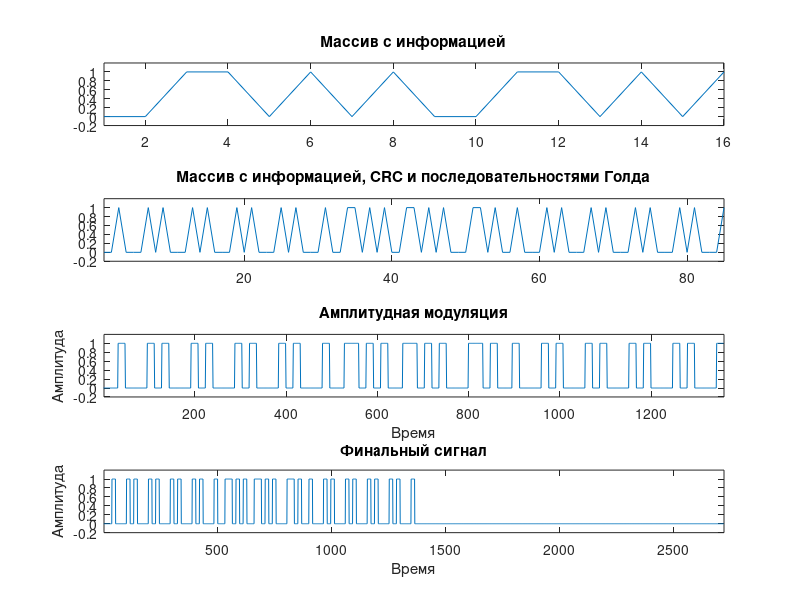
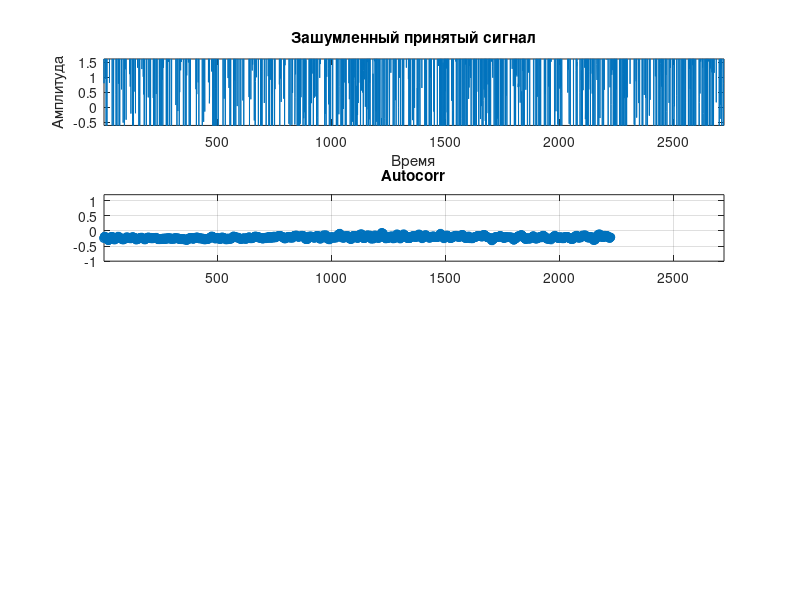

These figures' MATLAB source, in order: (Note: this script raises an error after producing the figures.)
%%%%%%%%%%%%%%%%%%%%%%%%%%%%%%%%%%%%%%%%%%%%%%%%%%%%%%%%%%%%
%Сформируйте битовую последовательность, состоящую из L
%битов, кодирующих ваши имя и фамилию латинице ASCII-символов.
%Результат: массив нулей и единиц с данными и разработанный ASCII-кодер.
% Визуализируйте последовательность на графике.

% Задание имени и фамилии
% Ввод имени и фамилии с клавиатуры
name = input('Введите имя: ', 's');
surname = input('Введите фамилию: ', 's');
full_name = strcat(name, surname);
% Преобразование символов в числовые коды ASCII
full_name_ascii = double(full_name);

% Преобразование числовых кодов в бинарные последовательности
full_name_binary = de2bi(full_name_ascii, 8, 'left-msb'); %8 бит для каждой буквы
full_name_binary = reshape(full_name_binary.', 1, []);
figure;
subplot(4,1,1);
plot(full_name_binary);
title('Массив с информацией');
xlim([1, length(full_name_binary)]);
ylim([-0.2, 1.2]);
%%%%%%%%%%%%%%%%%%%%%%%%%%%%%%%%%%%%%%%%%%%%%%%%%%%%%%%%%%%%%%%
%Вычислите CRC длиной M бит для данной последовательности,
%используя входные данные для своего варианта из работы №5 и добавьте к
%битовой последовательности. Результат: CRC-генератор и выведенный в
%терминал CRC
original_massive = full_name_binary;
CRC_LENGTH = 7;
PACKET_LENGTH = length(full_name_binary);
generator = [1, 1, 1, 0, 1, 1, 1, 1]; % порождающий полином G для делителя: 11101111
rng('shuffle');

% Добавление нулей для вычисления CRC
for i = PACKET_LENGTH+1:PACKET_LENGTH+CRC_LENGTH
    full_name_binary(i) = 0;
end

% Вычисление CRC
for i = 1:PACKET_LENGTH
    if full_name_binary(i) == 1
        for j = 1:CRC_LENGTH+1
            full_name_binary(i+j-1) = xor(full_name_binary(i+j-1), generator(j));
        end
    end
end
% Вывод полученного значения CRC
fprintf('Значение CRC: ');
for i = PACKET_LENGTH+1:PACKET_LENGTH+CRC_LENGTH
    fprintf('%d', full_name_binary(i));
    original_massive(i)=full_name_binary(i);
end
fprintf('\n');
%%%%%%%%%%%%%%%%%%%%%%%%%%%%%%%%%%%%%%%%%%%%%%%%%%%%%%%%%%%%%%%%%%%
%Для этого
%перед отправкой полученной последовательности добавьте
%последовательность Голда, которую вы реализовывали в работе №4, длиной
%G-бит.

x = [0, 0, 0, 1, 1]; %3
y = [0, 1, 0, 1, 0]; %10
randmass = zeros(1, 31);
for i = 1:31 %послед Голда
    xlast = 0;
    ylast = 0;
    if x(1) ~= x(3)
        xlast = 1;
    end
    if y(2) ~= y(4)
        ylast = 1;
    end
    for j = 5:-1:2
        x(j) = x(j-1);
        y(j) = y(j-1);
    end
    x(1) = xlast;
    y(1) = ylast;
    vivod = 0;
    if x(5) ~= y(5)
        vivod = 1;
    end
    randmass(i) = vivod;
end
%%%%%%%%%%%%%%%%%%%%%%%%%%%%%%%%%%%%%%%%%%%%%%%%%%%%%%%%%%%%%%%%%%%%%
GOLD_LENGTH=length(randmass); %gold
final_massive=zeros(1, length(GOLD_LENGTH)+length(GOLD_LENGTH)+length(original_massive));
for i = 1:GOLD_LENGTH
    final_massive(i)=randmass(i);
end
for i = GOLD_LENGTH+1:GOLD_LENGTH+PACKET_LENGTH+CRC_LENGTH
    final_massive(i)=original_massive(i-GOLD_LENGTH);
end
for i = GOLD_LENGTH+PACKET_LENGTH+CRC_LENGTH+1:GOLD_LENGTH*2+PACKET_LENGTH+CRC_LENGTH
    final_massive(i)=randmass(i-GOLD_LENGTH-PACKET_LENGTH-CRC_LENGTH);
end
    subplot(4,1,2);
    plot(final_massive);
    title('Массив с информацией, CRC и последовательностями Голда')
    xlim([1, length(final_massive)]);
    ylim([-0.2, 1.2]);
%%%%%%%%%%%%%%%%%%%%%%%%%%%%%%%%%%%%%%%%%%%%%%%%%%%%%%%%%%%%%%%%%%%%%
%Преобразуйте биты с данными во временные отсчеты сигналов,
%так чтобы на каждый бит приходилось N-отсчетов.

% Определение параметров
N = 16; % Количество отсчётов на бит
bits = final_massive; % биты
Tb = 1; % Продолжительность одного бита
fs = N/Tb; % Частота дискретизации
fc = fs/N; % Частота несущей

% Модуляция
t = 0:(Tb*N-1)/fs; % Временная шкала
st = zeros(1, length(bits)*N); % Инициализация массива временных отсчётов
for i = 1:length(bits)
    if bits(i) == 1
        st((i-1)*N+1:i*N) = cos(2*pi*fc*t);
    else
        st((i-1)*N+1:i*N) = 0;
    end
end

subplot(4, 1, 3);
% Визуализация
t_st = linspace(0, (length(bits)*N*Tb-1), length(st)); % Временная шкала для сигнала
plot(t_st, st);
ylim([-0.2, 1.2]);
xlim([1, length(bits)*N]);
xlabel('Время');
ylabel('Амплитуда');
title('Амплитудная модуляция');
%%%%%%%%%%%%%%%%%%%%%%%%%%%%%%%%%%%%%%%%%%%%%%%%%%%%%%%%%%%%%%%%%%%%
%Создайте нулевой массив длиной 2хNx(L+M+G). Введите с
%клавиатуры число от 0 до Nx(L+M+G) и в соответствие с введенным
%значением вставьте в него массив значений
SIGNAL_LENGTH=length(st)*2;
st2 = zeros(1, SIGNAL_LENGTH);
stuph = input('Введите число от 0 до length(st):');
for i = stuph:(stuph+length(st)-1)
    st2(i) = st(i-stuph+1);
end
t_st = linspace(0, (SIGNAL_LENGTH*Tb-1), length(st2));
subplot(4,1,4);
plot(t_st, st2);
ylim([-0.2, 1.2]);
xlim([1, SIGNAL_LENGTH]);
xlabel('Время');
ylabel('Амплитуда');
title('Финальный сигнал');

%%%%%%%%%%%%%%%%%%%%%%%%%%%%%%%%%%%%%%%%%%%%%%%%%%%%%%%%%%%%%%%%%%%%
%к ним добавились значения шумов,
%присутствовавших в канале, которые можно получить, используя нормальный
%закон распределения с μ=0 и σ – вводится с клавиатуры (float)

mu = input('Введите среднее значение шума (mu): '); % Среднее значение шума
sigma = input('Введите стандартное отклонение шума (sigma): '); % Стандартное отклонение шума
noise = normrnd(mu, sigma, 1, length(st2)); % Формирование массива с шумом

% Формирование зашумленного сигнала
noisy_signal = st2 + noise; % Поэлементное сложение информационного сигнала с шумом

% Визуализация
figure;
subplot(4,1,1);
plot(t_st, noisy_signal);
ylim([-0.6, 1.6]);
xlim([1, SIGNAL_LENGTH]);
title('Зашумленный принятый сигнал');
xlabel('Время');
ylabel('Амплитуда');
%%%%%%%%%%%%%%%%%%%%%%%%%%%%%%%%%%%%%%%%%%%%%%%%%%%%%%%%%%%%%%%
%Реализуйте функцию корреляционного приема и определите, начиная
%с какого отсчета (семпла) начинается синхросигнал в полученном
%массиве
randmass_gold = zeros(1, length(randmass)*N);
for i = 1:length(randmass)
    if randmass(i) == 1
        randmass_gold((i-1)*N+1:i*N) = 1;
    else
        randmass_gold((i-1)*N+1:i*N) = 0;
    end
end
autocorr_values = zeros(1, SIGNAL_LENGTH-length(randmass_gold));
vivodlast = zeros(1, length(randmass)*N);
k_gold_max_start=0;
k_gold_max_end=0;
for k = 1:((SIGNAL_LENGTH-length(randmass_gold))/2)
    for i = k:(k+length(randmass_gold)-1)
        if (noisy_signal(i) >= 0.7)
            vivodlast(i-k+1)=1;
        else
            vivodlast(i-k+1)=0;
        end
    end
    sumcorr = 0;
    sumuncorr = 0;
    for l = 1:length(randmass_gold)
        if randmass_gold(l) == vivodlast(l)
            sumcorr = sumcorr + 1;
        else
            sumuncorr = sumuncorr + 1;
        end
    end
    autocorr = (1/length(randmass_gold))*(sumcorr - sumuncorr);
    autocorr_values(k) = autocorr;
    if (autocorr >= 0.80)
        k_gold = autocorr;
        if (k_gold>k_gold_max_start)
            k_gold_max_start=k_gold;
            k_corr_start = k;
        end
    end
end
for k = ((SIGNAL_LENGTH-length(randmass_gold))/2):(SIGNAL_LENGTH-length(randmass_gold))
    for i = k:(k+length(randmass_gold)-1)
        if (noisy_signal(i) >= 0.7)
            vivodlast(i-k+1)=1;
        else
            vivodlast(i-k+1)=0;
        end
    end
    sumcorr = 0;
    sumuncorr = 0;
    for l = 1:length(randmass_gold)
        if randmass_gold(l) == vivodlast(l)
            sumcorr = sumcorr + 1;
        else
            sumuncorr = sumuncorr + 1;
        end
    end
    autocorr = (1/length(randmass_gold))*(sumcorr - sumuncorr);
    autocorr_values(k) = autocorr;
    if (autocorr >= 0.80)
        k_gold = autocorr;
        if (k_gold>k_gold_max_end)
            k_gold_max_end=k_gold;
            k_corr_end = k;
        end
    end
end
subplot(4, 1, 2);
shifts = 1:(SIGNAL_LENGTH-length(randmass_gold));
plot(shifts-1, autocorr_values, 'o-');
ylim([-1, 1.2]);
xlim([1, SIGNAL_LENGTH]);
title("Autocorr");
grid on;
%%%%%%%%%%%%%%%%%%%%%%%%%%%%%%%%%%%%%%%%%%%%%%%%%%%%%%%%%%%%
%удалите лишние биты до этого массива, выведите значение
%в терминал
get_signal_massive = zeros(1, (k_corr_end-k_corr_start));
for i = k_corr_start+1:k_corr_end
    get_signal_massive(i-k_corr_start) = noisy_signal(i);
end
subplot(4, 1, 3);
t_st = linspace(0, ((k_corr_end-k_corr_start)*N*Tb-1)/fs, (k_corr_end-k_corr_start)); % Временная шкала для сигнала
plot(t_st, get_signal_massive);
ylim([-0.5, 1.5]);
xlim([1, length(get_signal_massive)]);
xlabel('Время');
ylabel('Амплитуда');
title('Принятый сигнал');
disp(k_corr_start);
disp(k_corr_end);
%%%%%%%%%%%%%%%%%%%%%%%%%%%%%%%%%%%%%%
%Зная длительность в отсчетах N каждого символа, разберите
%оставшиеся символы
get_signal_bits=zeros(1, (length(get_signal_massive)/N));
for i=1:N:length(get_signal_massive)
    sum_in_bit=0;
    for j=i:i+N-1
        sum_in_bit=sum_in_bit+get_signal_massive(j);
    end
    if (i>15)
        if ((sum_in_bit/N) >= 0.7)
            get_signal_bits(((i-1)/N)+2)=1;
        else
            get_signal_bits(((i-1)/N)+2)=0;
        end
    end
    if (i<16)
        if ((sum_in_bit/N) >= 0.7)
            get_signal_bits(i+2)=1;
        else
            get_signal_bits(i+2)=0;
        end
    end
end
subplot(4, 1, 4);
t_st = linspace(0, length(get_signal_bits)-1, length(get_signal_bits));
plot(t_st, get_signal_bits);
ylim([-0.2, 1.2]);
xlim([1, length(get_signal_bits)-1]);
xlabel('Время');
ylabel('Амплитуда');
title('Принятый сигнал через пороговые значения');
%%%%%%%%%%%%%%%%%%%%%%%%%%%%%%%%%%%%%%%%%%%%%%%%%
%Удалите из полученного массива G-бит последовательности
%синхронизации.
%Проверьте корректность приема бит, посчитав CRC. Выведите в
%терминал информацию о факте наличия или отсутствия ошибки.
get_signal=zeros(1, PACKET_LENGTH+CRC_LENGTH);
get_crc=zeros(1, CRC_LENGTH);
for i=GOLD_LENGTH+1:PACKET_LENGTH+CRC_LENGTH+GOLD_LENGTH
    get_signal(i-GOLD_LENGTH)=get_signal_bits(i+1);
end
for i=PACKET_LENGTH+1:PACKET_LENGTH+CRC_LENGTH
    get_crc(i-PACKET_LENGTH)=get_signal(i);
end
fprintf('Значение CRC из полученного сигнала: ');
disp(get_crc);

% Добавление массива для вычисления
check_massive = get_signal;

% Вычисление правильности
for i = 1:PACKET_LENGTH+1
    if check_massive(i) == 1
        for j = 1:CRC_LENGTH+1
            check_massive(i+j-1) = xor(check_massive(i+j-1), generator(j));
        end
    end
end
check_correct=0;
for i=PACKET_LENGTH+1:PACKET_LENGTH+CRC_LENGTH
    check_correct=check_correct+check_massive(i);
end
if (check_correct > 0)
    fprintf("Последовательность была передана с ошибкой\n");
else
    fprintf("Последовательность передана без ошибок\n");
end
%%%%%%%%%%%%%%%%%%%%%%%%%%%%%%%%%%%%%%%%%%%%%%%%%%
%Если ошибок в данных нет, то удалит биты CRC и оставшиеся
%данные подайте на ASCII-декодер, чтобы восстановить посимвольно
%текст. Выведите результат на экран
if (check_correct == 0)
    get_full_name_binary = zeros(1, PACKET_LENGTH);
    for i = 1:PACKET_LENGTH
        get_full_name_binary(i) = get_signal(i);
    end
    
    % Преобразование бинарной последовательности в числовые коды ASCII
    get_full_name_ascii = reshape(get_full_name_binary, 8, []).';
    get_full_name_ascii = bi2de(get_full_name_ascii, 'left-msb');

    % Преобразование числовых кодов в символьную строку
    get_full_name = char(get_full_name_ascii);
    disp(get_full_name)
end
%%%%%%%%%%%%%%%%%%%%%%%%%%%%%%%%%%%%%%%%%%%%%%%%
%Визуализируйте спектр передаваемого и принимаемого
%(зашумленного) сигналов.
figure(3);
subplot(3, 1, 1);
fs = 1/Tb; % Частота дискретизации
NFFT = 2^nextpow2(length(st)); % Ближайшая степень двойки для быстрого вычисления ДПФ
f = fs/2*linspace(0,1,NFFT/2+1); % Вектор частот
tx_signal = abs(fft(st, NFFT)/length(st)); % ДПФ передаваемого сигнала
at_signal = abs(fft(noisy_signal, NFFT)/length(noisy_signal)); % ДПФ принимаемого (зашумленного) сигнала
plot(f, tx_signal(1:NFFT/2+1), f, at_signal(1:NFFT/2+1));
xlabel('Частота (Гц)');
ylabel('Амплитуда спектра');
legend('Передаваемый сигнал', 'Принимаемый (зашумленный) сигнал');
title('Спектр сигналов через средние символы (8 бит)');
%%%%%%%%%%%%%%%%%%%%%%%%%%%%%%%%%%%%%%%%%%%%%%%%%%%%%%%%%%%%
% Преобразование числовых кодов в бинарные последовательности
full_name_binary = de2bi(full_name_ascii, 32, 'left-msb'); %32 бит для каждой буквы
full_name_binary = reshape(full_name_binary.', 1, []);
%%%%%%%%%%%%%%%%%%%%%%%%%%%%%%%%%%%%%%%%%%%%%%%%%%%%%%%%%%%%%%%
%Вычислите CRC длиной M бит для данной последовательности,
%используя входные данные для своего варианта из работы №5 и добавьте к
%битовой последовательности. Результат: CRC-генератор и выведенный в
%терминал CRC
original_massive = full_name_binary;
CRC_LENGTH = 7;
PACKET_LENGTH = length(full_name_binary);
generator = [1, 1, 1, 0, 1, 1, 1, 1]; % порождающий полином G для делителя: 11101111
rng('shuffle');

% Добавление нулей для вычисления CRC
for i = PACKET_LENGTH+1:PACKET_LENGTH+CRC_LENGTH
    full_name_binary(i) = 0;
end

% Вычисление CRC
for i = 1:PACKET_LENGTH
    if full_name_binary(i) == 1
        for j = 1:CRC_LENGTH+1
            full_name_binary(i+j-1) = xor(full_name_binary(i+j-1), generator(j));
        end
    end
end
for i = PACKET_LENGTH+1:PACKET_LENGTH+CRC_LENGTH
    original_massive(i)=full_name_binary(i);
end
%%%%%%%%%%%%%%%%%%%%%%%%%%%%%%%%%%%%%%%%%%%%%%%%%%%%%%%%%%%%%%%%%%%
%Для этого
%перед отправкой полученной последовательности добавьте
%последовательность Голда, которую вы реализовывали в работе №4, длиной
%G-бит.

x = [0, 0, 0, 1, 1]; %3
y = [0, 1, 0, 1, 0]; %10
randmass = zeros(1, 31);
for i = 1:31 %послед Голда
    xlast = 0;
    ylast = 0;
    if x(1) ~= x(3)
        xlast = 1;
    end
    if y(2) ~= y(4)
        ylast = 1;
    end
    for j = 5:-1:2
        x(j) = x(j-1);
        y(j) = y(j-1);
    end
    x(1) = xlast;
    y(1) = ylast;
    vivod = 0;
    if x(5) ~= y(5)
        vivod = 1;
    end
    randmass(i) = vivod;
end
%%%%%%%%%%%%%%%%%%%%%%%%%%%%%%%%%%%%%%%%%%%%%%%%%%%%%%%%%%%%%%%%%%%%%
GOLD_LENGTH=length(randmass); %gold
final_massive=zeros(1, length(GOLD_LENGTH)+length(GOLD_LENGTH)+length(original_massive));
for i = 1:GOLD_LENGTH
    final_massive(i)=randmass(i);
end
for i = GOLD_LENGTH+1:GOLD_LENGTH+PACKET_LENGTH+CRC_LENGTH
    final_massive(i)=original_massive(i-GOLD_LENGTH);
end
for i = GOLD_LENGTH+PACKET_LENGTH+CRC_LENGTH+1:GOLD_LENGTH*2+PACKET_LENGTH+CRC_LENGTH
    final_massive(i)=randmass(i-GOLD_LENGTH-PACKET_LENGTH-CRC_LENGTH);
end
%%%%%%%%%%%%%%%%%%%%%%%%%%%%%%%%%%%%%%%%%%%%
%Преобразуйте биты с данными во временные отсчеты сигналов,
%так чтобы на каждый бит приходилось N-отсчетов.

% Определение параметров
N = 16; % Количество отсчётов на бит
bits = final_massive; % биты
Tb = 1; % Продолжительность одного бита
fs = N/Tb; % Частота дискретизации
fc = fs/N; % Частота несущей

% Модуляция
t = 0:(Tb*N-1)/fs; % Временная шкала
st = zeros(1, length(bits)*N); % Инициализация массива временных отсчётов
for i = 1:length(bits)
    if bits(i) == 1
        st((i-1)*N+1:i*N) = cos(2*pi*fc*t);
    else
        st((i-1)*N+1:i*N) = 0;
    end
end
%%%%%%%%%%%%%%%%%%%%%%%%%%%%%%%%%%%%%%%%%%%%%%%%%%%%%%%%%%%%%%%%%%%%
%Создайте нулевой массив длиной 2хNx(L+M+G). Введите с
%клавиатуры число от 0 до Nx(L+M+G) и в соответствие с введенным
%значением вставьте в него массив значений
SIGNAL_LENGTH=length(st)*2;
st2 = zeros(1, SIGNAL_LENGTH);
for i = stuph:(stuph+length(st)-1)
    st2(i) = st(i-stuph+1);
end

%%%%%%%%%%%%%%%%%%%%%%%%%%%%%%%%%%%%%%%%%%%%%%%%%%%%%%%%%%%%%%%%%%%%
%к ним добавились значения шумов,
%присутствовавших в канале, которые можно получить, используя нормальный
%закон распределения с μ=0 и σ – вводится с клавиатуры (float)
noise = normrnd(mu, sigma, 1, length(st2)); % Формирование массива с шумом

% Формирование зашумленного сигнала
noisy_signal = st2 + noise; % Поэлементное сложение информационного сигнала с шумом
%%%%%%%%%%%%%%%%%%%%%%%%%%%%%%%%%%%%%%%%%%%%%%%%%%%%%%%%%%%%%%%%%%%%%
subplot(3, 1, 2);
fs = 1/Tb; % Частота дискретизации
NFFT = 2^nextpow2(length(st)); % Ближайшая степень двойки для быстрого вычисления ДПФ
f = fs/2*linspace(0,1,NFFT/2+1); % Вектор частот
tx_signal = abs(fft(st, NFFT)/length(st)); % ДПФ передаваемого сигнала
at_signal = abs(fft(noisy_signal, NFFT)/length(noisy_signal)); % ДПФ принимаемого (зашумленного) сигнала
plot(f, tx_signal(1:NFFT/2+1), f, at_signal(1:NFFT/2+1));
title('Спектр сигналов через большие символы (32 бит)');
xlabel('Частота (Гц)');
ylabel('Амплитуда спектра');
legend('Передаваемый сигнал', 'Принимаемый (зашумленный) сигнал');
%%%%%%%%%%%%%%%%%%%%%%%%%%%%%%%%%%%%%%%%%%%%%%%%%%%%%%%%%%%%%%%%%%%%%%%%%%%%%%%%%%%%%%%%%%%%%%%%%%%%%%%%%%
% Преобразование числовых кодов в бинарные последовательности
full_name_binary = de2bi(full_name_ascii, 7, 'left-msb'); %7 бит для каждой буквы
full_name_binary = reshape(full_name_binary.', 1, []);
%%%%%%%%%%%%%%%%%%%%%%%%%%%%%%%%%%%%%%%%%%%%%%%%%%%%%%%%%%%%%%%
%Вычислите CRC длиной M бит для данной последовательности,
%используя входные данные для своего варианта из работы №5 и добавьте к
%битовой последовательности. Результат: CRC-генератор и выведенный в
%терминал CRC
original_massive = full_name_binary;
CRC_LENGTH = 7;
PACKET_LENGTH = length(full_name_binary);
generator = [1, 1, 1, 0, 1, 1, 1, 1]; % порождающий полином G для делителя: 11101111
rng('shuffle');

% Добавление нулей для вычисления CRC
for i = PACKET_LENGTH+1:PACKET_LENGTH+CRC_LENGTH
    full_name_binary(i) = 0;
end

% Вычисление CRC
for i = 1:PACKET_LENGTH
    if full_name_binary(i) == 1
        for j = 1:CRC_LENGTH+1
            full_name_binary(i+j-1) = xor(full_name_binary(i+j-1), generator(j));
        end
    end
end
% Вывод полученного значения CRC
for i = PACKET_LENGTH+1:PACKET_LENGTH+CRC_LENGTH
    original_massive(i)=full_name_binary(i);
end
%%%%%%%%%%%%%%%%%%%%%%%%%%%%%%%%%%%%%%%%%%%%%%%%%%%%%%%%%%%%%%%%%%%
%Для этого
%перед отправкой полученной последовательности добавьте
%последовательность Голда, которую вы реализовывали в работе №4, длиной
%G-бит.

x = [0, 0, 0, 1, 1]; %3
y = [0, 1, 0, 1, 0]; %10
randmass = zeros(1, 31);
for i = 1:31 %послед Голда
    xlast = 0;
    ylast = 0;
    if x(1) ~= x(3)
        xlast = 1;
    end
    if y(2) ~= y(4)
        ylast = 1;
    end
    for j = 5:-1:2
        x(j) = x(j-1);
        y(j) = y(j-1);
    end
    x(1) = xlast;
    y(1) = ylast;
    vivod = 0;
    if x(5) ~= y(5)
        vivod = 1;
    end
    randmass(i) = vivod;
end
%%%%%%%%%%%%%%%%%%%%%%%%%%%%%%%%%%%%%%%%%%%%%%%%%%%%%%%%%%%%%%%%%%%%%
GOLD_LENGTH=length(randmass); %gold
final_massive=zeros(1, length(GOLD_LENGTH)+length(GOLD_LENGTH)+length(original_massive));
for i = 1:GOLD_LENGTH
    final_massive(i)=randmass(i);
end
for i = GOLD_LENGTH+1:GOLD_LENGTH+PACKET_LENGTH+CRC_LENGTH
    final_massive(i)=original_massive(i-GOLD_LENGTH);
end
for i = GOLD_LENGTH+PACKET_LENGTH+CRC_LENGTH+1:GOLD_LENGTH*2+PACKET_LENGTH+CRC_LENGTH
    final_massive(i)=randmass(i-GOLD_LENGTH-PACKET_LENGTH-CRC_LENGTH);
end
%%%%%%%%%%%%%%%%%%%%%%%%%%%%%%%%%%%%%%%%%%%%
%Преобразуйте биты с данными во временные отсчеты сигналов,
%так чтобы на каждый бит приходилось N-отсчетов.

% Определение параметров
N = 16; % Количество отсчётов на бит
bits = final_massive; % биты
Tb = 1; % Продолжительность одного бита
fs = N/Tb; % Частота дискретизации
fc = fs/N; % Частота несущей

% Модуляция
t = 0:(Tb*N-1)/fs; % Временная шкала
st = zeros(1, length(bits)*N); % Инициализация массива временных отсчётов
for i = 1:length(bits)
    if bits(i) == 1
        st((i-1)*N+1:i*N) = cos(2*pi*fc*t);
    else
        st((i-1)*N+1:i*N) = 0;
    end
end
%%%%%%%%%%%%%%%%%%%%%%%%%%%%%%%%%%%%%%%%%%%%%%%%%%%%%%%%%%%%%%%%%%%%
%Создайте нулевой массив длиной 2хNx(L+M+G). Введите с
%клавиатуры число от 0 до Nx(L+M+G) и в соответствие с введенным
%значением вставьте в него массив значений
SIGNAL_LENGTH=length(st)*2;
st2 = zeros(1, SIGNAL_LENGTH);
for i = stuph:(stuph+length(st)-1)
    st2(i) = st(i-stuph+1);
end

%%%%%%%%%%%%%%%%%%%%%%%%%%%%%%%%%%%%%%%%%%%%%%%%%%%%%%%%%%%%%%%%%%%%
%к ним добавились значения шумов,
%присутствовавших в канале, которые можно получить, используя нормальный
%закон распределения с μ=0 и σ – вводится с клавиатуры (float)

noise = normrnd(mu, sigma, 1, length(st2)); % Формирование массива с шумом

% Формирование зашумленного сигнала
noisy_signal = st2 + noise; % Поэлементное сложение информационного сигнала с шумом
%%%%%%%%%%%%%%%%%%%%%%%%%%%%%%%%%%%%%%%%%%%%%%%%%%%%%%%%%%%%%%%%%%%%%
subplot(3, 1, 3);
fs = 1/Tb; % Частота дискретизации
NFFT = 2^nextpow2(length(st)); % Ближайшая степень двойки для быстрого вычисления ДПФ
f = fs/2*linspace(0,1,NFFT/2+1); % Вектор частот
tx_signal = abs(fft(st, NFFT)/length(st)); % ДПФ передаваемого сигнала
at_signal = abs(fft(noisy_signal, NFFT)/length(noisy_signal)); % ДПФ принимаемого (зашумленного) сигнала
plot(f, tx_signal(1:NFFT/2+1), f, at_signal(1:NFFT/2+1));
xlabel('Частота (Гц)');
ylabel('Амплитуда спектра');
legend('Передаваемый сигнал', 'Принимаемый (зашумленный) сигнал');
title('Спектр сигналов через малые символы (7 бит)');
%%%%%%%%%%%%%%%%%%%%%%%%%%%%%%%%%%%%%%%%%%%%%%%%%%%%%%%%%%%%%%%%%%%%%%%%%%%%%%%%%%%%%%%%%%%%%%%%%%%%%%%%%%